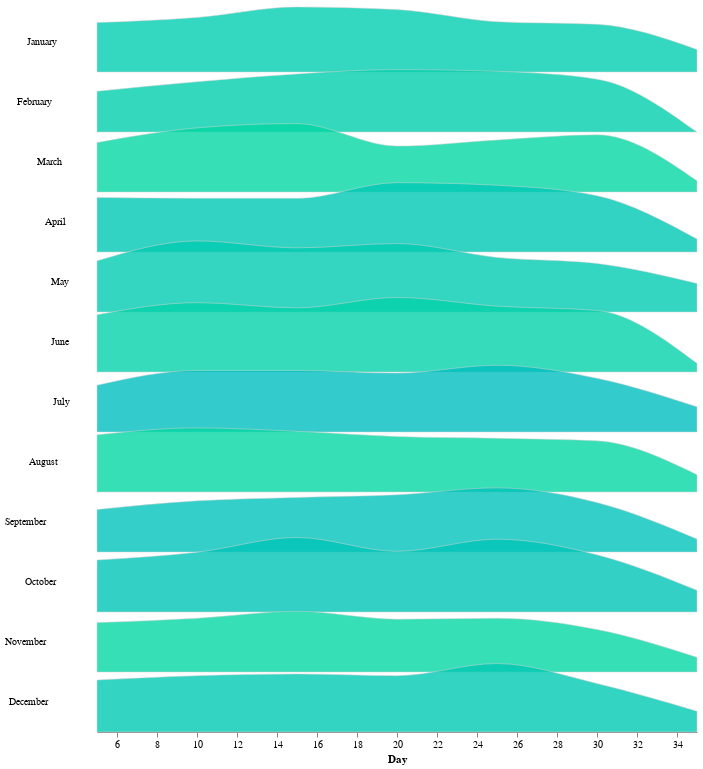

This figure's notebook cell:
### Code cell
# Convertim la columna 'time_hour a tipus datetime per extreure el mes
df['time_hour'] = pd.to_datetime(df['time_hour'])
# En aquest cas volem estudiar com varia el dia al llarg dels mesos
chart_data = df[['time_hour', 'day']].copy()
chart_data.columns = ['date', 'metric_value']
# Paràmetres del gràfic
step = 60
overlap = 0.3
chart_width = 600
color_scheme = 'sinebow'
# Rang de colors basat en els valors màxim i mínim de dia
domain_range_first_value = chart_data['metric_value'].min()
domain_range_second_value = chart_data['metric_value'].max()

# Creem el gràfic principal, extraient el mes i calculant la mitjana del dia per cada mes
alt.Chart(chart_data, height=step,width=chart_width).transform_timeunit(
    Month='month(date)'
).transform_joinaggregate(
    mean_of_metric='mean(metric_value)', groupby=['Month']
).transform_bin(
    ['bin_max', 'bin_min'], 'metric_value'
).transform_aggregate(
    value='count()', groupby=['Month', 'mean_of_metric', 'bin_min', 'bin_max']
).transform_impute(
    impute='value', groupby=['Month', 'mean_of_metric'], key='bin_min', value=0
).mark_area(
    interpolate='monotone',
    fillOpacity=0.8,
    stroke='lightgray',
    strokeWidth=0.5
).encode(
    alt.X('bin_min:Q', bin='binned', title='Day'),
    alt.Y(
        'value:Q',
        scale=alt.Scale(range=[step, -step * overlap]),
        axis=None
    ),
    alt.Fill(
        'mean_of_metric:Q',
        legend=None,
        scale=alt.Scale(domain=[domain_range_first_value,domain_range_second_value], scheme=color_scheme)
    )
).facet(
    row=alt.Row(
        'Month:T',
        title=None,
        header=alt.Header(labelAngle=0, labelAlign='right', format='%B')
    )
).properties(
    bounds='flush'
).configure_facet(
    spacing=0
).configure_view(
    stroke=None
)

### Figure 1 — Vega-Lite specification as saved in the notebook (floating-point values rounded to 4 significant figures; data arrays with more than 128 entries replaced by an {"elided": "..."} marker saying what was removed)
{"config": {"view": {"continuousWidth": 300, "continuousHeight": 300, "stroke": null}, "facet": {"spacing": 0}}, "data": {"name": "data-13e2f94dd5817938e794898baf730a29"}, "facet": {"row": {"field": "Month", "header": {"format": "%B", "labelAlign": "right", "labelAngle": 0}, "title": null, "type": "temporal"}}, "spec": {"mark": {"type": "area", "fillOpacity": 0.8, "interpolate": "monotone", "stroke": "lightgray", "strokeWidth": 0.5}, "encoding": {"fill": {"field": "mean_of_metric", "legend": null, "scale": {"domain": [1, 31], "scheme": "sinebow"}, "type": "quantitative"}, "x": {"bin": "binned", "field": "bin_min", "title": "Day", "type": "quantitative"}, "y": {"axis": null, "field": "value", "scale": {"range": [60, -18.0]}, "type": "quantitative"}}, "height": 60, "transform": [{"field": "date", "timeUnit": "month", "as": "Month"}, {"joinaggregate": [{"op": "mean", "field": "metric_value", "as": "mean_of_metric"}], "groupby": ["Month"]}, {"bin": true, "field": "metric_value", "as": ["bin_max", "bin_min"]}, {"aggregate": [{"op": "count", "as": "value"}], "groupby": ["Month", "mean_of_metric", "bin_min", "bin_max"]}, {"impute": "value", "key": "bin_min", "groupby": ["Month", "mean_of_metric"], "value": 0}], "width": 600}, "bounds": "flush", "$schema": "https://vega.github.io/schema/vega-lite/v5.20.1.json", "datasets": {"data-13e2f94dd5817938e794898baf730a29": {"elided": "5000 records"}}}
